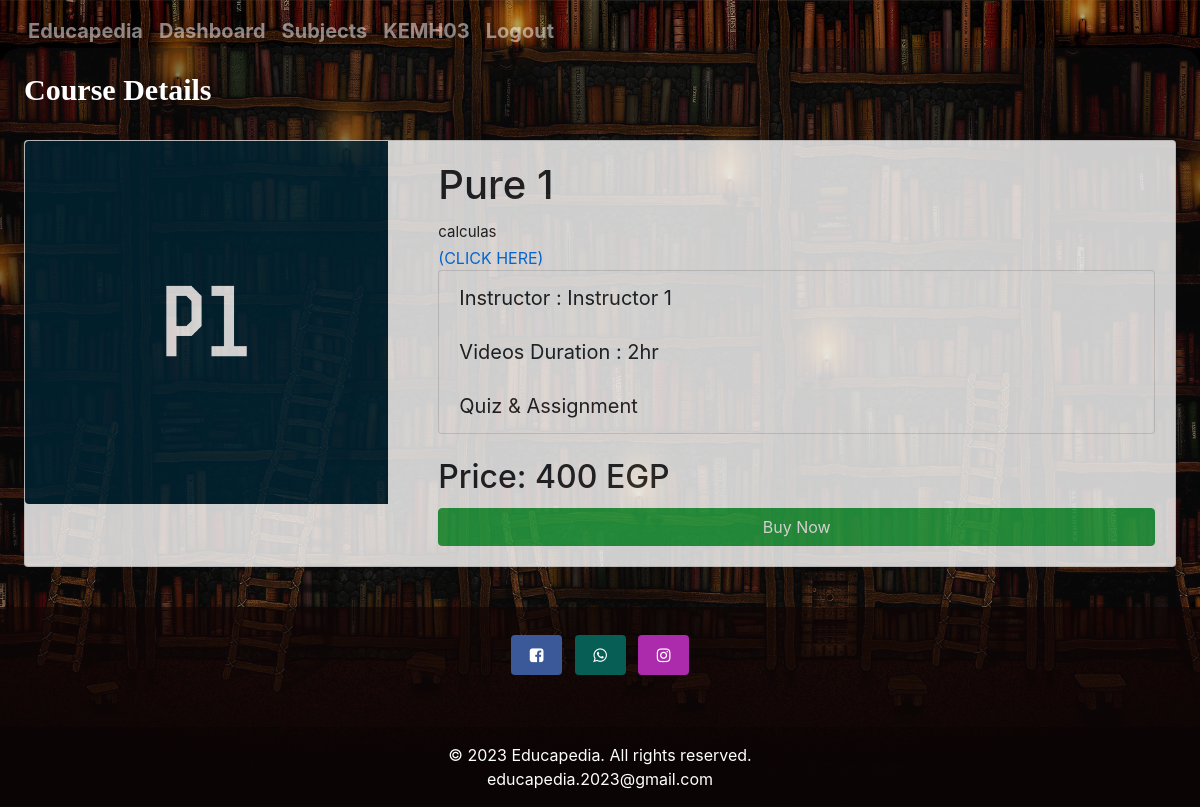
/CourseInfo/Pure 1/ (signed in), run on the app's committed database.
### Educapedia/models.py (models this page shows, shortened)
class Courses(models.Model):
    CATEGORY_CHOICES = (
        ('math', 'Math'),
        ('science', 'Science'),
        ('ict', 'ICT'),
    )
    name = models.CharField(max_length=100)
    description = models.TextField()
    category = models.CharField(max_length=10, choices=CATEGORY_CHOICES)
    instructor = models.CharField(max_length=100,default='Test')
    video1 = models.FileField(upload_to='media/static/videos/')
    video2 = models.FileField(upload_to='media/static/videos/')
    quiz = models.URLField()
    assignment = models.URLField()
    picture = models.ImageField(upload_to='media/static/pictures/')
    price = models.IntegerField(default=400)

### Educapedia/views.py (the view)
# urls.py: path('CourseInfo/<str:course_name>/', Educapedia_views.CourseInfo, name='Edu-CourseInfo'),
@ login_required
def CourseInfo(request, course_name): # This function is used to render the course info page
    course = Courses.objects.get(name=course_name)
    return render(request, 'Educapedia/CourseInfo.html', {'course': course})

### templates/Educapedia/CourseInfo.html (shortened to what this page needs)
{% extends 'Educapedia/Base_Subjects.html' %}
{% load static %}
{% block content %}
    <nav class="navbar navbar-expand-lg navbar-dark fixed-top">
        <div class="collapse navbar-collapse font-weight-bold ml-1" style="font-size: 20px;" id="navbarNavDropdown">
          <ul class="navbar-nav">
            <li class="nav-item">
              <a class="nav-link" href="{% url 'Edu-Home' %}">Educapedia<span class="sr-only">(current)</span></a>
            </li>
            <li class="nav-item">
              <a class="nav-link" href="{% url 'Edu-Dashboard' %}">Dashboard</a>
            </li>
            <li class="nav-item">
                <a class="nav-link" href="{% url 'Edu-OurSubjects' %}">Subjects</a>
            </li>
            <li class="nav-item">
              <a class="nav-link" href="{% url 'Edu-Profile' %}">
                {{user.username}}</a>
            </li>
            <li class="nav-item">
              <a class="nav-link" href="{% url 'Edu-Logout' %}">Logout</a>
            </li>
          </ul>
        </div>
      </nav>
      <br><br>
    <div style=" background-color: rgba(25, 25, 25, .3);; border: 0px solid #999999; border-radius: 20px; padding: 2%;">
      <div class="CourseInfo" id="CourseInfo">
        <h2 class="display-3 font-weight-bold" style="font-size: 30px;color:White;font-family: Cambria, Cochin, Georgia, Times, 'Times New Roman', serif;">Course Details</h2>
        <br>
        <div class="card mb-3" style="max-width: 100%;opacity: 0.8;">
            <div class="row g-0">
              <div class="col-md-4">
                <img src="{{ course.picture.url }}" id="courseImage" class="img-fluid rounded-start" alt="..." >
              </div>
              <div class="col-md-8">
                <div class="card-body">
                  <h1 class="card-title" id="courseName">{{ course.name }}</h1>
                  <p class="card-text" id="courseDescription" style="font-size: 15px; margin-bottom: 2px;">{{ course.description }}</p><a href="{{ course.video1.url }}" id="video-link">(CLICK HERE)</a>
                  <ul class="list-group" style="font-size: 20px;">
                    <li class="list-group-item">Instructor : {{ course.instructor }}</li>
                    <li class="list-group-item">Videos Duration : 2hr</li>
                    <li class="list-group-item">Quiz & Assignment</li>
                  </ul>
                  <br>
                  <h2 class="card-title">Price: {{course.price}} EGP</h2>
                  <a href="{% url 'Edu-Payment' course.name %}" class="btn btn-success" style="width: 100%;">Buy Now</a>
                </div>
              </div>
            </div>
          </div>
      </div>
    </div>
{% endblock content %}

### media/static/Educapedia/footer.css (style rules this page uses)
body { min-height: 100vh; }

### media/static/Educapedia/SubjectsStyle.css (style rules this page uses)
.navbar { transition: all 0.5s; }
h1, h2, h3 { opacity: 0; animation-name: fadeIn; animation-duration: 1s; animation-fill-mode: forwards; }
:root { --animate-duration: 1200ms; --animate-delay: 0.9s; }

### data on the page
Courses: picture (picture), name "Pure 1", description "calculas", instructor "Instructor 1", price "400"

### other printed values
{{ user.username }} "KEMH03"
